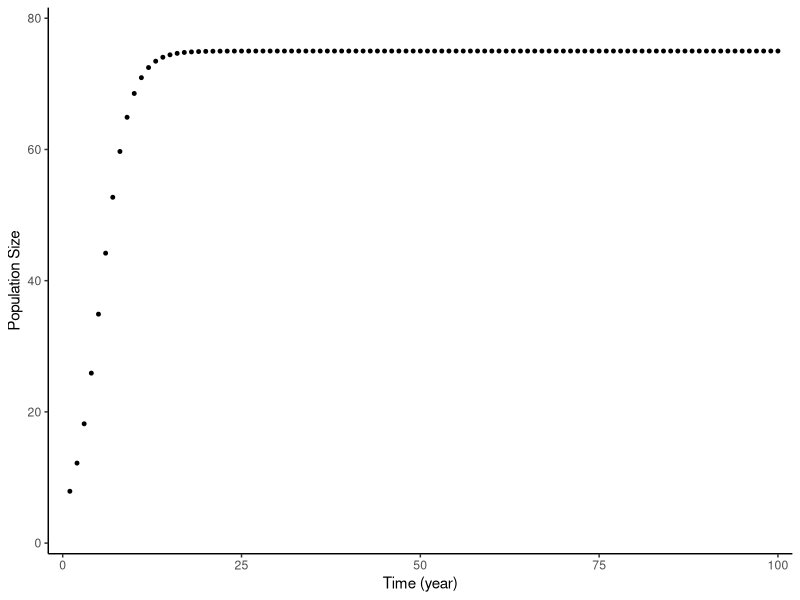

Reproduce this figure in R.
# Script for Homework #5
# 02/11/2026
# Hannah Grace McNulty

#######################################################

library(ggplot2)
library(magrittr) #%>%
# Question 1
# Create a funtion that takes the parameters required to run a logistic growth model and returns a dataframe with columns for population size and time

# START OF FUNCTION
###########################################################################

my_function <- function(N0 = 5, r = 0.5, K = 75, tf = 100, ts = 1){
  # FUNCTION: my_function
  # PURPOSE: Run a logistic growth model and return a dataframe with columns for population size and time.
  # INPUTS: No: initial population size, r: growth rate, K: carrying capacity, tfinal: end time, ts: time step 
  # OUTPUTS: dataframe of Population size over Time

  t <- seq(from = 1, to = tf, by = ts) #from year 1-100, by 1 = as defined in the function header

  e <- 2.7182 #constant doesn't change, find the name

  n <-  K/(1+((K-N0)/N0)*e^(-r*t)) #equation to find n

  df <- data.frame(t, n) #combine variables n and t into a data frame

  return(df)

}

my_df <- my_function() #name the data frame to save to the environment


# Question 2
# Create a second function that takes the above dataframe as its input and creates a plot of population size over time as a side effect.
plot <- function(df = my_df){
df %>% 
  ggplot(aes(x = t,
             y = n)) + #define axis
  geom_point(size = 1) + #scatter plot, and size of point
  labs(
    x = "Time (year)",
    y = "Population Size") + #rename the axis
  theme_classic() + 
  scale_y_continuous(limits = c(0,80), expand = c(0.02,0.02)) + #fix scale on both axis
  scale_x_continuous(limits = c(0,100), expand = c(0.02,0.02))
  
}

plot()


